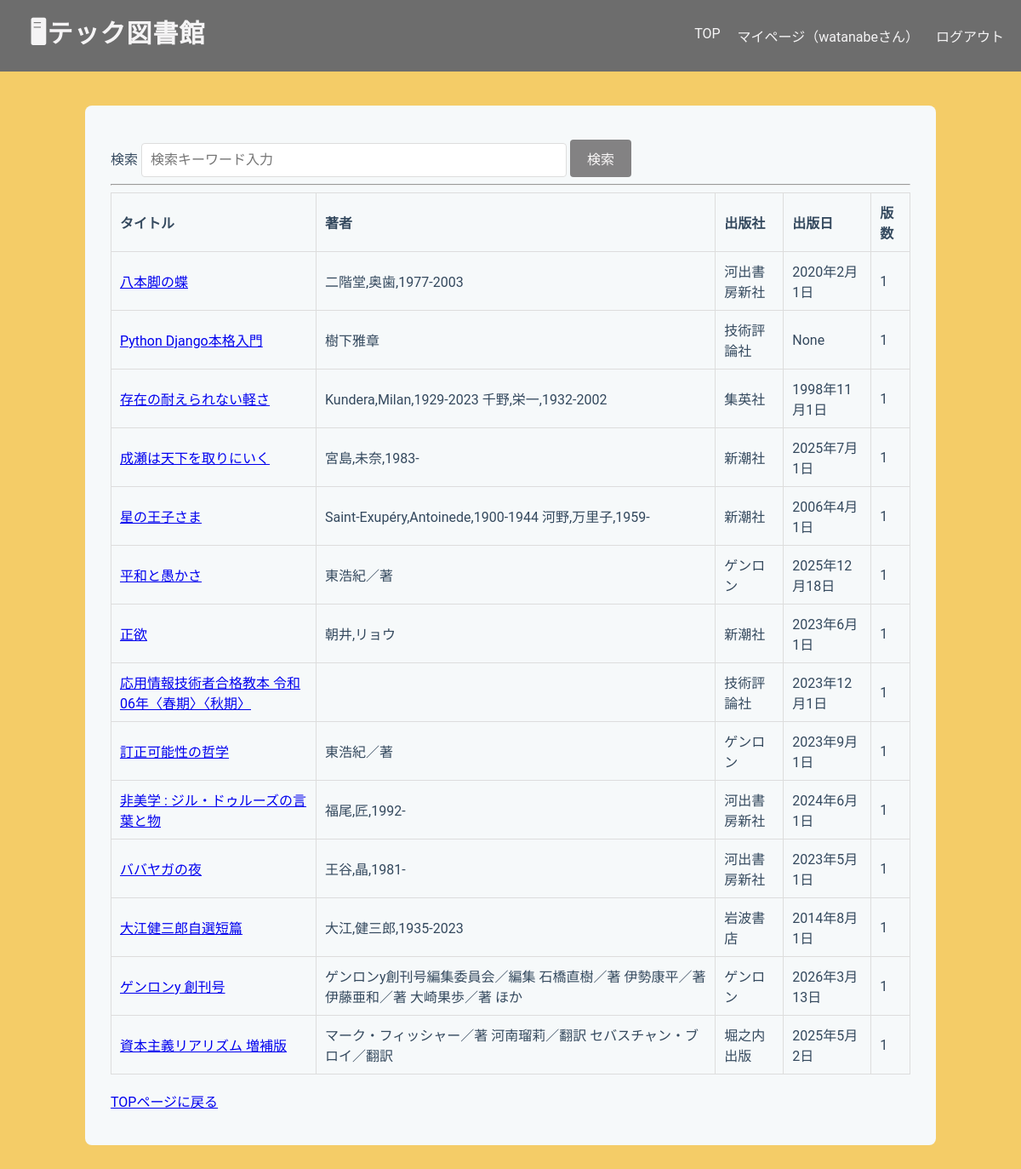
Page /library/search/results/ (signed in) on the committed database.
### libraryapp/models.py (models this page shows, shortened)
class Book(models.Model):
    isbn = models.CharField(
        max_length=17,
        help_text='ISBN-10 または ISBN-13（ハイフン可）',
        verbose_name='ISBN',
        unique=True,
    )
    title = models.CharField(max_length=200, blank=True)
    author = models.CharField(max_length=200, null=True, blank=True)
    publisher = models.CharField(max_length=200, null=True, blank=True)
    publication_date = models.DateField(null=True, blank=True)
    description = models.TextField(null=True, blank=True)
    cover_url = models.URLField(null=True, blank=True)
    edition_number = models.IntegerField(default=1)

### libraryapp/views.py (the view)
# urls.py: path('search/results/', views.SearchResultsView.as_view(), name='search_results'),
class SearchResultsView(LoginRequiredMixin, ListView):
    model = Book
    template_name = "libraryapp/search_results.html"
    context_object_name = "book_list"
    paginate_by = 20
    def get_queryset(self):
        queryset = super().get_queryset()
        query = self.request.GET.get('q', '')
        return queryset.filter(
                Q(title__icontains=query) |
                Q(author__icontains=query) |
                Q(publisher__icontains=query)
        )

### templates/libraryapp/search_results.html (shortened to what this page needs)
{% extends "libraryapp/base.html" %}
{% block content %}
<form method="get" action="{% url 'search_results' %}">
    <label for="title">検索</label>
    <input type="text" name="q" placeholder="検索キーワード入力"
        value="{{ request.GET.q|default_if_none:''}}">
    <button type="submit">検索</button>
</form>
<hr>
<table border="1">
    <tr>
        <th>タイトル</th>
        <th>著者</th>
        <th>出版社</th>
        <th>出版日</th>
        <th>版数</th>
    </tr>
    {% for book in book_list %}
    <tr>
        <td>
            <a href="{% url 'book_detail' book.id %}?{{ request.GET.urlencode }}">
                {{ book.title }}
            </a>
        </td>
        <td>{{ book.author }}</td>
        <td>{{ book.publisher }}</td>
        <td>{{ book.publication_date }}</td>
        <td>{{ book.edition_number }}</td>
    </tr>
    {% empty %}
    <tr>
        <td colspan="3">該当する本がありません。</td>
    </tr>
    {% endfor %}
</table>
<br>
<a href="{% url 'home' %}">TOPページに戻る</a>
{% endblock content %}

### templates/libraryapp/base.html (shortened to what this page needs)
<!DOCTYPE html>
<html lang="ja">
<head>
    {% load static %}
    <link rel="stylesheet" href="{% static 'libraryapp/base.css' %}">
</head>
<body>
    <header class="header">
        <h1><strong>🖥テック図書館</strong></h1>
        <nav>
            <a href="{% url 'home' %}">TOP</a>
            <a href="{% url 'mypage' %}">マイページ（{{ user.username }}さん）</a>
            <form method="post" action="{% url 'logout' %}" class="logout-form">
                <button type="submit" class="logout-link">ログアウト</button>
            </form>
        </nav>
    </header>
    <main class="container">
        {% block content %}{% endblock %}
    </main>
</body>
</html>

### static/libraryapp/base.css (style rules this page uses)
body { font-family: 'Roboto', 'Segoe UI', Tahoma, Geneva, Verdana, sans-serif; background-color: #f4cc67; color: #34495e; margin: 0; }
.header { display: flex; background-color: #6d6d6d; justify-content: space-between; align-items: center; }
.header h1 { color: #f5f4f5; margin: 15px; width: auto; padding-left: 20px; font-size: 30px; }
.header nav { color: #f5f4f5; display: flex; gap: 20px; width: auto; padding-right: 20px; margin: 0; }
.header nav a { color: #f5f4f5; text-decoration: none; }
.container { background-color: #f6f9fa; padding: 40px 30px; border-radius: 8px; max-width: 1000px; width: 100%; box-sizing: border-box; margin: 40px auto; }
h1 { color: #4e4e52; text-align: center; margin-bottom: 20px; font-weight: 800; letter-spacing: 1px; }
form input[type="text"] { width: 500px; padding: 10px; border: 1px solid #ddd; border-radius: 4px; font-size: 16px; box-sizing: border-box; }
form button { white-space: nowrap; background-color: #717071dc; color: #faf8f8; padding: 10px 20px; border: none; border-radius: 4px; cursor: pointer; font-size: 16px; font-weight: 500; }
table { border-collapse: collapse; }
th, td { text-align: left; vertical-align: middle; padding: 10px; border: 1px solid #ddd; }
th:first-child, td:first-child { text-align: left; }
.logout-form { display: inline; }
.logout-form button { background: none; border: none; padding: 0; color: inherit; font: inherit; cursor: pointer; }

### rows in the picture
Book: title "八本脚の蝶", author "二階堂,奥歯,1977-2003", publisher "河出書房新社", publication_date "2020年2月1日", edition_number "1"
Book: title "Python Django本格入門", author "樹下雅章", publisher "技術評論社", publication_date "None", edition_number "1"
Book: title "存在の耐えられない軽さ", author "Kundera,Milan,1929-2023 千野,栄一,1932-2002", publisher "集英社", publication_date "1998年11月1日", edition_number "1"
Book: title "成瀬は天下を取りにいく", author "宮島,未奈,1983-", publisher "新潮社", publication_date "2025年7月1日", edition_number "1"
Book: title "星の王子さま", author "Saint-Exupéry,Antoinede,1900-1944 河野,万里子,1959-", publisher "新潮社", publication_date "2006年4月1日", edition_number "1"
Book: title "平和と愚かさ", author "東浩紀／著", publisher "ゲンロン", publication_date "2025年12月18日", edition_number "1"
Book: title "正欲", author "朝井,リョウ", publisher "新潮社", publication_date "2023年6月1日", edition_number "1"
Book: title "応用情報技術者合格教本 令和06年〈春期〉〈秋期〉", publisher "技術評論社", publication_date "2023年12月1日", edition_number "1"
Book: title "訂正可能性の哲学", author "東浩紀／著", publisher "ゲンロン", publication_date "2023年9月1日", edition_number "1"
Book: title "非美学 : ジル・ドゥルーズの言葉と物", author "福尾,匠,1992-", publisher "河出書房新社", publication_date "2024年6月1日", edition_number "1"
Book: title "ババヤガの夜", author "王谷,晶,1981-", publisher "河出書房新社", publication_date "2023年5月1日", edition_number "1"
Book: title "大江健三郎自選短篇", author "大江,健三郎,1935-2023", publisher "岩波書店", publication_date "2014年8月1日", edition_number "1"
Book: title "ゲンロンy 創刊号", author "ゲンロンy創刊号編集委員会／編集 石橋直樹／著 伊勢康平／著 伊藤亜和／著 大崎果歩／著 ほか", publisher "ゲンロン", publication_date "2026年3月13日", edition_number "1"
Book: title "資本主義リアリズム 増補版", author "マーク・フィッシャー／著 河南瑠莉／翻訳 セバスチャン・ブロイ／翻訳", publisher "堀之内出版", publication_date "2025年5月2日", edition_number "1"

### other values in the picture
{{ user.username }} "watanabe"
